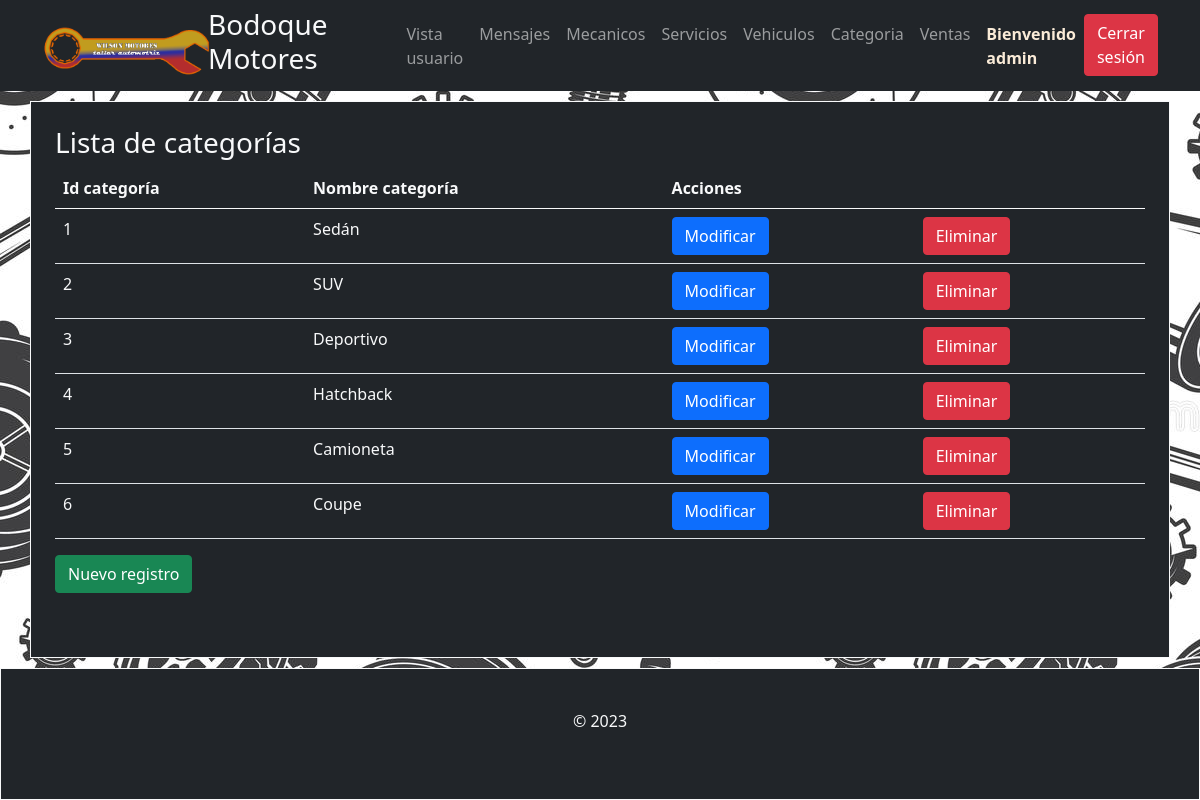
The app's page /lista_categoria (signed in) with its own data.
### core/models.py (models this page shows, shortened)
class Categoria(models.Model):
    idCategoria = models.AutoField(primary_key=True, verbose_name='Id de categoria')
    nombreCategoria = models.CharField(max_length=50, verbose_name='Nombre de la categoria')

### core/views.py (the view)
# urls.py: path('lista_categoria',lista_categoria,name="lista_categoria"),
@login_required
@permission_required('auth.view_user')
def lista_categoria(request):
    categorias = Categoria.objects.all();
    return render(request, 'core/lista_categoria.html', {'categorias': categorias})

### core/context_processor.py (called while the page is built)
def total_carrito(request):
    total = 0
    if request.user.is_authenticated:
        if "carrito" in request.session.keys():
            for key, value in request.session["carrito"].items():
                total += int(value["acumulado"])
    return {"total_carrito": total}

### core/templates/core/lista_categoria.html (shortened to what this page needs)
<!DOCTYPE html>
<html lang="en">
{% load static%}
<head>
    <link href="https://cdn.jsdelivr.net/npm/bootstrap@5.0.2/dist/css/bootstrap.min.css" rel="stylesheet"
>
    <link rel="stylesheet" href="../../static/core/css/style.css">
</head>
<body>
    <section>
        <nav class="navbar navbar-expand-lg navbar-dark bg-dark sticky-top">
          <div class="container">
            <a class="navbar-brand" href="{% url 'vista_admin' %}">
              <img src="{% static 'core/img/logo.png'%}" alt="logo_wilson" height="50">
            </a>
            <a class="h3 text-light" href="{% url 'vista_admin' %}" id="titulo-seccion">Bodoque Motores</a>
            <div class="collapse navbar-collapse" id="navbarSupportedContent">
                    <ul class="navbar-nav ms-auto">
                            <li class="nav-item">
                                {% if user.username == 'admin' %}
                                    <a class="nav-link" href="{% url 'home' %}">Vista usuario</a>
                                {% else %}
                                    </li>
                                {% endif %}
                                </li>
                        <li class="nav-item">
                            <a class="nav-link" href="{% url 'lista_mensajes' %}">Mensajes</a>
                        </li>
                        <li class="nav-item">
                            <a class="nav-link" href="{% url 'lista_mecanicos' %}">Mecanicos</a>
                        </li>
                        <li class="nav-item">
                            <a class="nav-link" href="{% url 'lista_servicios' %}">Servicios</a>
                        </li>
                        <li class="nav-item">
                            <a class="nav-link" href="{% url 'lista_vehiculo' %}">Vehiculos</a>
                        </li>
                        <li class="nav-item">
                            <a class="nav-link" href="{% url 'lista_categoria' %}">Categoria</a>
                        </li>
                        <li class="nav-item">
                            <a class="nav-link" href="{% url 'lista_ventas_admin' %}">Ventas</a>
                        </li>
                        <li class="nav-item">
                            {% if user.username == '' %}
                                <a href="{% url 'login'%}"><button type="button" class="btn btn-success" style="justify-self: unset;" >Iniciar sesión</button></a>
                            {% else %}
                                <a class="nav-link" style="color: antiquewhite; font-weight: bold;">Bienvenido {{user.username }}</a>
                            </li>
                                <a href="{% url 'logout' %}"><button type="button" class="btn btn-danger" style="justify-self: unset;">Cerrar sesión</button></a>
                            {% endif %}
                    </ul>
                </div>
          </div>
        </nav>
    </section>
<section>
<div class="container bg-dark text-light mt-2 mb-2  border border-light" style="padding: 2%;">
    <h3>Lista de categorías</h3>
    <table class="table text-light">
        <thead>
            <tr>
                <th>Id categoría</th>
                <th>Nombre categoría</th>
                <th>Acciones</th>
                <th></th>
            </tr>
        </thead>
        <tbody>
            {% for cat in categorias %}
            <tr>
                <td>{{ cat.idCategoria }}</td>
                <td>{{ cat.nombreCategoria }}</td>
                <td><a href="{% url 'form_mod_categoria' cat.idCategoria %}" class="btn btn-primary">Modificar</a></td>
                <td><a href="{% url 'form_del_categoria' cat.idCategoria %}" class="btn btn-danger">Eliminar</a></td>
            </tr>
            {% endfor %}
        </tbody>
    </table>
    <a href="{% url 'form_categoria' %}" class="btn btn-success">Nuevo registro</a>
    <p>&nbsp;</p>
</div>
</section>
<footer class="page-footer font-small bg-dark text-light border border-light teal pt-4">
    <div class="footer-copyright text-center py-3">© 2023</div>
    <p id="temp" class="footer-copyright text-center py-3"></p>
</footer>
</body>
</html>

### core/static/core/css/style.css (style rules this page uses)
body { background-image: url('../img/fondo.jpg'); display: grid; height: 100vh; width: 1fr; }
.navbar { background-color: black; border-color: lightgray; border-width: 1px; }
.navbar-brand { height: 50px; width: 150px; }
.h3 { color: white; text-decoration: none; }
.navbar-nav { margin-left: 150px; }

### records on screen
Categoria: idCategoria "1", nombreCategoria "Sedán"
Categoria: idCategoria "2", nombreCategoria "SUV"
Categoria: idCategoria "3", nombreCategoria "Deportivo"
Categoria: idCategoria "4", nombreCategoria "Hatchback"
Categoria: idCategoria "5", nombreCategoria "Camioneta"
Categoria: idCategoria "6", nombreCategoria "Coupe"

### other values on screen
{{ user.username }} "admin"
